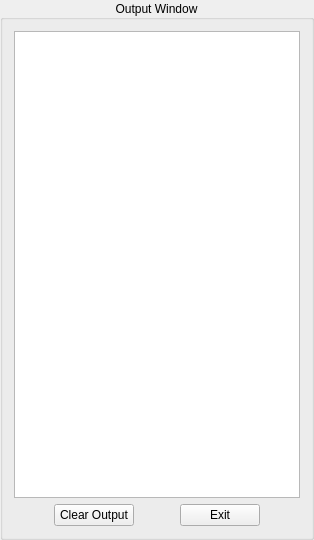
     <widget class="QGroupBox" name="OutputWindow_gB">
      <property name="sizePolicy">
       <sizepolicy hsizetype="Expanding" vsizetype="Expanding">
        <horstretch>0</horstretch>
        <verstretch>0</verstretch>
       </sizepolicy>
      </property>
      <property name="minimumSize">
       <size>
        <width>0</width>
        <height>540</height>
       </size>
      </property>
      <property name="maximumSize">
       <size>
        <width>16777215</width>
        <height>900</height>
       </size>
      </property>
      <property name="title">
       <string>Output Window</string>
      </property>
      <property name="alignment">
       <set>Qt::AlignCenter</set>
      </property>
      <layout class="QVBoxLayout" name="verticalLayout_3">
       <item>
        <widget class="QPlainTextEdit" name="receiveArea"/>
       </item>
       <item>
        <layout class="QHBoxLayout" name="horizontalLayout_4">
         <item>
          <spacer name="horizontalSpacer_6">
           <property name="orientation">
            <enum>Qt::Horizontal</enum>
           </property>
           <property name="sizeHint" stdset="0">
            <size>
             <width>40</width>
             <height>20</height>
            </size>
           </property>
          </spacer>
         </item>
         <item>
          <widget class="QPushButton" name="pB_Clear_Text">
           <property name="text">
            <string>Clear Output</string>
           </property>
          </widget>
         </item>
         <item>
          <spacer name="horizontalSpacer">
           <property name="orientation">
            <enum>Qt::Horizontal</enum>
           </property>
           <property name="sizeHint" stdset="0">
            <size>
             <width>40</width>
             <height>20</height>
            </size>
           </property>
          </spacer>
         </item>
         <item>
          <widget class="QPushButton" name="pB_exit">
           <property name="text">
            <string>Exit</string>
           </property>
          </widget>
         </item>
         <item>
          <spacer name="horizontalSpacer_3">
           <property name="orientation">
            <enum>Qt::Horizontal</enum>
           </property>
           <property name="sizeHint" stdset="0">
            <size>
             <width>40</width>
             <height>20</height>
            </size>
           </property>
          </spacer>
         </item>
        </layout>
       </item>
      </layout>
     </widget>
